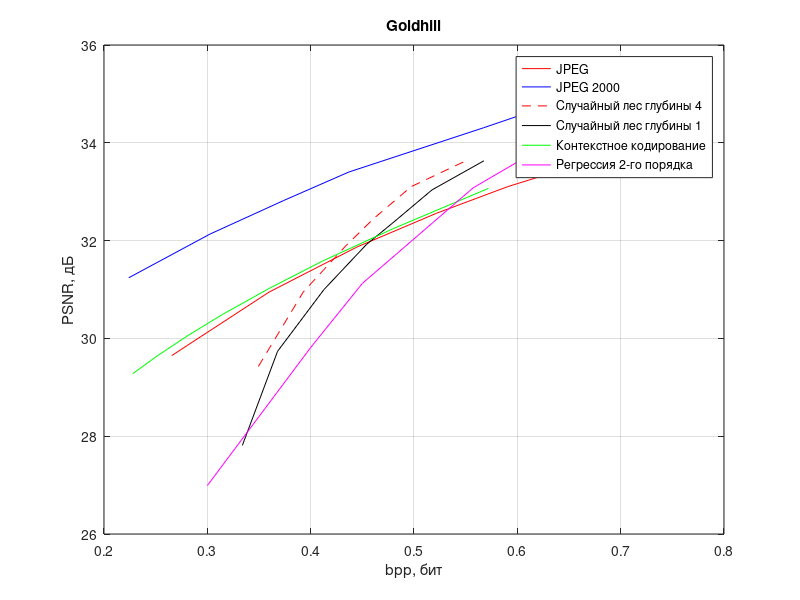

Recreate this plot in MATLAB.
% JPEG
y = [33.2568 32.9006 32.5546 32.1012 31.5592 30.8692 29.9472 28.6482 ];
x = [0.7808 0.7164 0.6591 0.5904 0.5218 0.4448 0.3598 0.2655];
plot(x, y + 1, 'r')
hold on
grid on
title('Goldhill')
xlabel('bpp, бит')
ylabel('PSNR, дБ')

% JPEG 200
y = [35.2766 34.3066 33.4029 32.8210 32.1326 31.2397];
x = [0.7022 0.5672 0.4370 0.3740 0.3025 0.2239];
plot(x, y, 'b')

% Лес
y = [33.1065523113791753 32.6051990710106434 31.9481244634317406 31.39136504835928 30.4490914221423038 28.87566001071172488];
x = [0.56768798828125 0.51739501953125 0.480865478515625 0.45391845703125 0.412841796875...
    0.367950439453125];
plot(x-0.02, y + 0.5, 'r--')

% Пни
y = [32.8325066674292 32.2364084646514918 31.58684131 31.1190727 30.1983830898357...
    28.93536428 27.011350]
x = [0.56768798828125 0.51739501953125 0.480865478515625 0.45391845703125 0.412841796875...
    0.367950439453125 0.333892822265625]
plot(x, y + 0.8, 'k')

% Контекстное кодирование
y = [33.067910521815485 32.25020313368433 31.57971884023647 31.011596988121724 30.490098270101008 30.05009328790031 29.624686221168663 29.277547008761637];
x = [0.572021484375 0.480499267578125 0.411285400390625 0.358917236328125 0.31463623046875 0.280548095703125 0.25030517578125 0.227752685546875];
plot(x, y , 'g')

% регрссия 2 порядка
y = [32.907910521815485 31.57971884023647 29.624686221168663 28.3134  25.491];
x = [0.66510009765625 0.55731201171875 0.45001220703125 0.4 0.3];
plot(x, y + 1.5, 'm')

legend('JPEG', 'JPEG 2000', 'Случайный лес глубины 4', 'Случайный лес глубины 1',...
    'Контекстное кодирование', 'Регрессия 2-го порядка')
